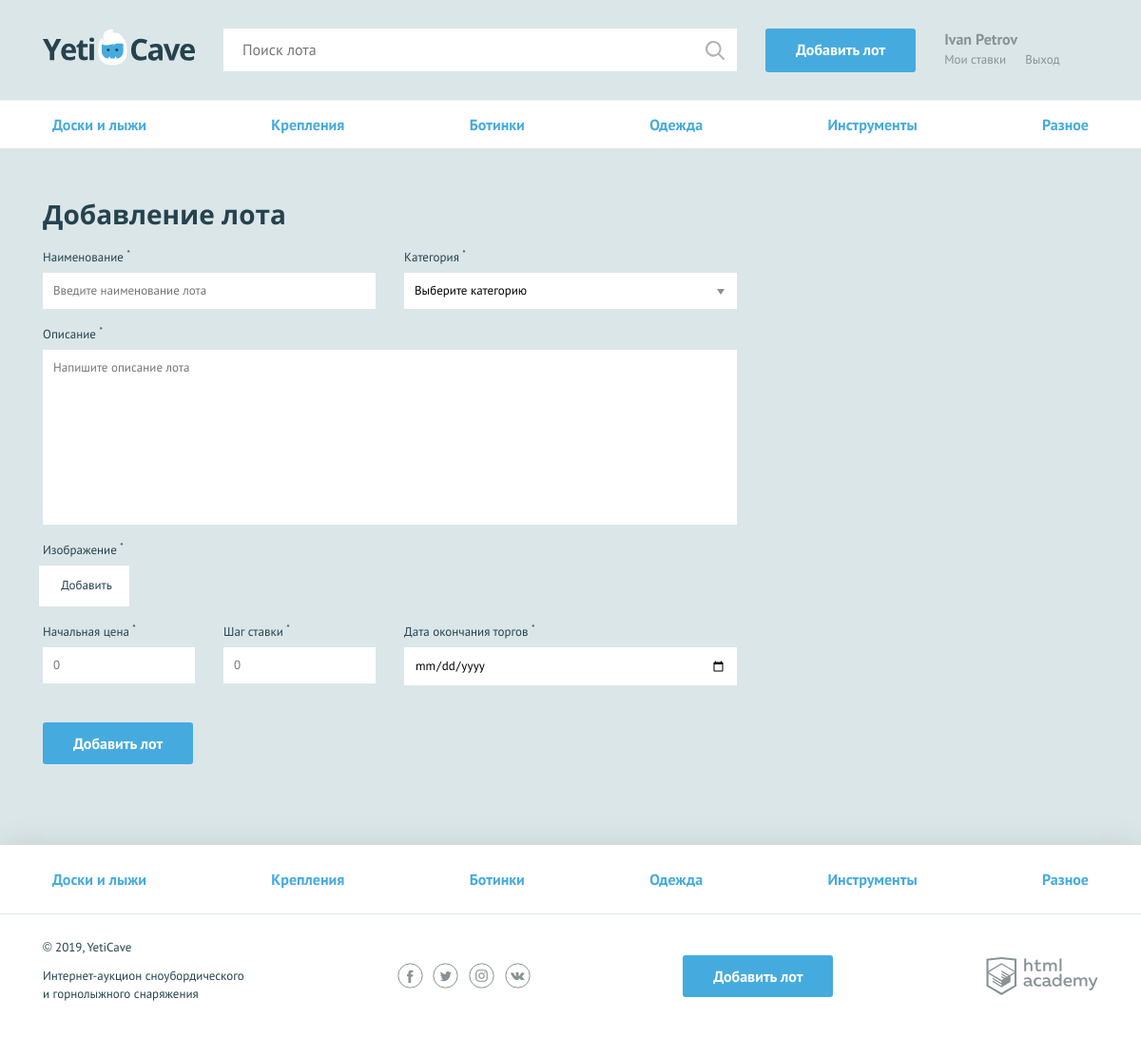
/add.php (signed in), run on the app's committed database.
### tables this page shows
CREATE TABLE category (
                        id INT AUTO_INCREMENT PRIMARY KEY,
                        category VARCHAR(64),
                        class VARCHAR(64) UNIQUE
);

### helpers.php (called while the page is built, shortened)
<?php
function db_get_prepare_stmt($link, $sql, $data = []) {
    $stmt = mysqli_prepare($link, $sql);
    return $stmt;
}
function include_template($name, array $data = []) {
    $name = 'templates/' . $name;
    extract($data);
    require $name;
    $result = ob_get_clean();
    return $result;
}

### functions.php (called while the page is built, shortened)
<?php
function fetch_db_data (mysqli $con, string $sql, array $data = []): ?array
{
    $result = [];
    $stmt = db_get_prepare_stmt($con, $sql, $data);
    mysqli_stmt_execute($stmt);
    $res = mysqli_stmt_get_result($stmt);
    if (!$res) {
        $error =  mysqli_error($con);
        print $page_content = include_template('error.php', ['error' => $error]);
        die();
    } else {
        $result = mysqli_fetch_all($res, MYSQLI_ASSOC);
    }
    return $result;
}

### init.php (called while the page is built, shortened)
<?php
require_once('functions.php');
require_once('helpers.php');
function get_categories ($con) {
    return $categories = fetch_db_data($con, 'SELECT * FROM category');
};

### templates/add.php (the view, shortened to what this page needs)
<form class="form form--add-lot container form--invalid <?=$form_class; ?>" action="" method="post" enctype="multipart/form-data">
    <h2>Добавление лота</h2>
    <div class="form__container-two">
        <?php
        $classname = $errors['lot-name']  ? "form__item--invalid" : "";
        $value = isset($user_lot['lot-name']) ? $user_lot['lot-name'] : "";?>
        <div class="form__item <?=$classname;?>">
            <label for="lot-name">Наименование <sup>*</sup></label>
            <input id="lot-name" type="text" name="lot-name" placeholder="Введите наименование лота" value="<?=$value;?>">
        </div>
        <?php
        $classname = $errors['category'] ? "form__item--invalid" : "";
        ?>
        <div class="form__item <?=$classname;?>">
            <label for="category">Категория <sup>*</sup></label>
            <select id="category" name="category">
                <option value="">Выберите категорию</option>
            </select>
        </div>
    </div>
    <?php
    $classname = $errors['message'] ? "form__item--invalid" : "";
   ?>
    <div class="form__item form__item--wide <?=$classname;?>">
        <label for="message">Описание <sup>*</sup></label>
        <textarea id="message" name="message" placeholder="Напишите описание лота"></textarea>
    </div>
    <?php
    $classname = $errors['lot-image'] ? "form__item--invalid" : "";
    $error_message = $errors['lot-image']; ?>
    <div class="form__item form__item--file <?=$classname;?>">
        <label>Изображение <sup>*</sup></label>
        <div class="form__input-file">
            <label for="lot-img">
                Добавить
            </label>
        </div>
    </div>
    <div class="form__container-three">
        <?php
        $classname = $errors['lot-rate'] ? "form__item--invalid" : "";
        $value = isset($user_lot['lot-rate']) ? $user_lot['lot-rate'] : "";?>
        <div class="form__item form__item--small <?=$classname;?>">
            <label for="lot-rate">Начальная цена <sup>*</sup></label>
            <input id="lot-rate" type="text" name="lot-rate" placeholder="0" value="<?=$value;?>">
        </div>
        <?php
        $classname = $errors['lot-step'] ? "form__item--invalid" : "";
        $value = isset($user_lot['lot-step']) ? $user_lot['lot-step'] : "";?>
        <div class="form__item form__item--small <?=$classname;?>">
            <label for="lot-step">Шаг ставки <sup>*</sup></label>
            <input id="lot-step" type="text" name="lot-step" placeholder="0" value="<?=$value;?>">
        </div>
        <?php
        $classname = $errors['lot-date'] ? "form__item--invalid" : "";
        $value = isset($user_lot['lot-date']) ? $user_lot['lot-date'] : "";?>
        <div class="form__item <?=$classname;?>">
            <label for="lot-date">Дата окончания торгов <sup>*</sup></label>
            <input  type="date" name="lot-date" placeholder="Введите дату в формате ГГГГ-ММ-ДД" value="<?=$value?>">
        </div>
    </div>
    <button type="submit" class="button">Добавить лот</button>
</form>

### templates/layout.php (shortened to what this page needs)
<!DOCTYPE html>
<html lang="ru">
<head>
    <link href="../css/normalize.min.css" rel="stylesheet">
    <link href="../css/style.css" rel="stylesheet">
</head>
<body>
<div class="page-wrapper">
    <header class="main-header">
        <div class="main-header__container container">
            <a class="main-header__logo" href="<?=$logo_link;?>">
                <img src="../img/logo.svg" width="160" height="39" alt="Логотип компании YetiCave">
            </a>
            <form class="main-header__search" method="get" action="search.php" autocomplete="off">
                <input type="search" name="search" placeholder="Поиск лота">
                <input class="main-header__search-btn" type="submit" name="find" value="Найти">
            </form>
            <a class="main-header__add-lot button" href="add.php">Добавить лот</a>
            <nav class="user-menu">
                <?php
                if  (isset($_SESSION['user'])): ?>
                    <div class="user-menu__logged">
                        <p><?=strip_tags($_SESSION['user']['name']); ?></p>
                        <a class="user-menu__bets" href="/my-bets.php">Мои ставки</a>
                        <a class="user-menu__logout" href="/logout.php">Выход</a>
                    </div>
                <?php endif; ?>
            </nav>
        </div>
    </header>
    <main class="<?=$main_class ?>">
        <?=$menu?>
       <?=$content ?>
    </main>
</div>
<footer class="main-footer">
    <nav class="nav">
        <ul class="nav__list container">
            <?php foreach ($categories as $category): ?>
                <li class="nav__item">
                    <a href="pages/all-lots.html" ><?=htmlspecialchars($category['category']); ?></a>
                </li>
            <?php endforeach; ?>
        </ul>
    </nav>
    <div class="main-footer__bottom container">
        <div class="main-footer__copyright">
            <p>© 2019, YetiCave</p>
            <p>Интернет-аукцион сноубордического и горнолыжного снаряжения</p>
        </div>
        <div class="main-footer__social social">
            <a class="social__link social__link--facebook" href="#">
            </a>
            <a class="social__link social__link--twitter" href="#">
            </a>
            <a class="social__link social__link--instagram" href="#">
            </a>
            <a class="social__link social__link--vkontakte" href="#">
            </a>
        </div>
        <a class="main-footer__add-lot button" href="add.php">Добавить лот</a>
        <div class="main-footer__developed-by">
            <a class="logo-academy" href="https://htmlacademy.ru/intensive/php">
            </a>
        </div>
    </div>
</footer>
</body>
</html>

### data on the page
category: category "Доски и лыжи"
category: category "Крепления"
category: category "Ботинки"
category: category "Одежда"
category: category "Инструменты"
category: category "Разное"

### other printed values
strip_tags($_SESSION['user']['name']) "Ivan Petrov"
